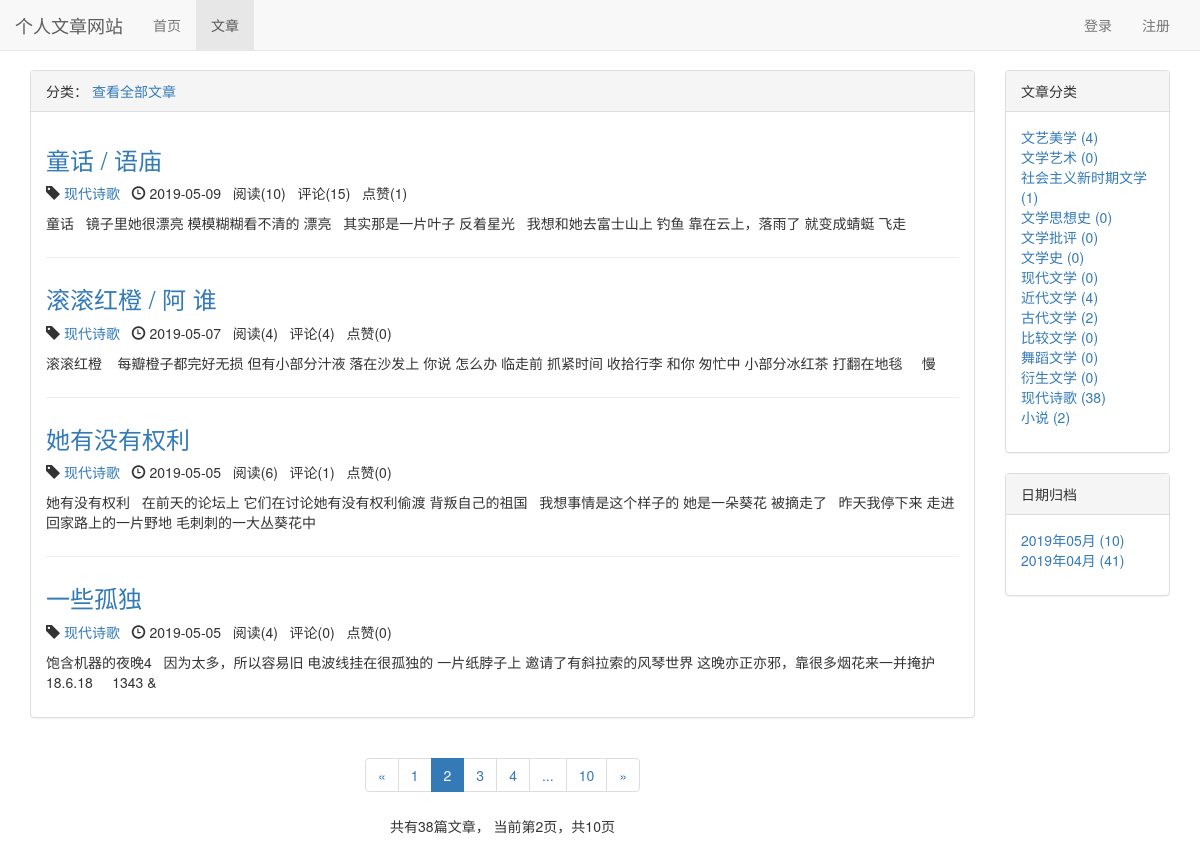
Page /blog/type/17?page=2 on the committed database.
### blog/models.py (models this page shows, shortened)
class Blog(models.Model, ReadNumExpandMethod):
    title = models.CharField('标题',max_length=50)
    blog_type = models.ForeignKey(BlogType, on_delete=models.CASCADE,verbose_name = '文章类型')
    content = RichTextUploadingField()  #文本内容，富文本标签
    author = models.ForeignKey(User, on_delete=models.CASCADE,verbose_name = '作者')
    read_details = GenericRelation(ReadDetail)
    created_time = models.DateTimeField('创建时间',auto_now_add=True)
    last_updated_time = models.DateTimeField('最后更新时间',auto_now=True)
    class Meta:
        ordering = ['-created_time']
        verbose_name = '文章'
        verbose_name_plural = '文章'

class BlogType(models.Model):
    type_name = models.CharField(max_length=15,verbose_name = '文章类型')
    def __str__(self):
        return self.type_name
    class Meta:
        verbose_name = '文章类型'
        verbose_name_plural = '文章类型'

### read_statistics/models.py (models this page shows)
class ReadNum(models.Model):
    read_num = models.IntegerField(default=0,verbose_name = '阅读数')
    content_type = models.ForeignKey(ContentType, on_delete=models.CASCADE)
    object_id = models.PositiveIntegerField()
    content_object = GenericForeignKey('content_type', 'object_id')
    class Meta:
        verbose_name = '阅读次数'
        verbose_name_plural = '阅读次数'

### likes/models.py (models this page shows)
class LikeCount(models.Model):
    content_type = models.ForeignKey(ContentType, on_delete=models.CASCADE)
    object_id = models.PositiveIntegerField()
    content_object = GenericForeignKey('content_type', 'object_id')
    liked_num = models.IntegerField(default=0)#已点赞数量，默认数量为1

### blog/views.py (the view)
# urls.py: path('type/<int:blog_type_pk>', views.blogs_with_type, name = "blogs_with_type"),
def blogs_with_type(request, blog_type_pk):
	blog_type = get_object_or_404(BlogType, pk = blog_type_pk)
	blogs_all_list = Blog.objects.filter(blog_type = blog_type)
	context = get_blog_list_common_date(request,blogs_all_list)
	context['blog_type'] = blog_type
	return render(request, 'blog/blogs_with_type.html', context)

### comment/templatetags/comment_tags.py (called while the page is built)
@register.simple_tag
def get_comment_count(obj):
    content_type = ContentType.objects.get_for_model(obj)
    return Comment.objects.filter(content_type=content_type, object_id=obj.pk).count()#.pk是获取obj的组件值

### likes/templatetags/likes_tags.py (called while the page is built)
@register.simple_tag
def get_like_count(obj):    #获取点赞的数量
    content_type = ContentType.objects.get_for_model(obj)
    like_count, created = LikeCount.objects.get_or_create(content_type=content_type, object_id=obj.pk)  #此数据可能不存在，使用方法get_or_create
    return like_count.liked_num

### read_statistics/models.py (called while the page is built)
      def get_read_num(self):
        try:
            ct = ContentType.objects.get_for_model(self)
            readnum = ReadNum.objects.get(content_type = ct, object_id = self.pk)
            return readnum.read_num
        except exceptions.ObjectDoesNotExist:
            return 0

### user/context_processors.py (called while the page is built)
def login_modal_form(request):
    return {'login_modal_form': LoginForm()}

### blog/templates/blog/blogs_with_type.html (shortened to what this page needs)
{% extends 'blog/blog_list.html' %}
{% block blog_list_title %}
		分类：{{ blog_type_name }}
		<a href="{% url 'blog_list' %}">查看全部文章</a>
{% endblock %}

### blog/templates/blog/blog_list.html (shortened to what this page needs)
{% extends 'base.html' %}
{% block nav_blog_active %}active{% endblock %}
{% load staticfiles %}
{% load comment_tags %}
{% load likes_tags %}
{% block header_extends %}
    <link rel="stylesheet" href="{% static 'blog/blog.css' %}">
{% endblock %}
{% block content %}
    <div class="container">
        <div class="row">
            <div class="col-xs-12 col-sm-8 col-md-9 col-lg-10">
                <div class="panel panel-default">
                    <div class="panel-heading">{% block blog_list_title %}文章列表{% endblock %}</div>
                    <div class="panel-body">
                        {% for blog in blogs %}
                            <div class="blog">
                                <h3><a href="{% url 'blog_detail' blog.pk %}">{{ blog.title }}</a></h3>
                                <p class="blog-info">
                                    <span class="glyphicon glyphicon-tag"></span> <a href="{% url 'blogs_with_type' blog.blog_type.pk %}">{{ blog.blog_type }}</a>&nbsp;&nbsp;
                                    <span class="glyphicon glyphicon-time"></span> {{ blog.created_time|date:"Y-m-d" }}&nbsp;&nbsp;
                                    阅读({{ blog.get_read_num }})&nbsp;&nbsp;
                                    评论({% get_comment_count blog %})&nbsp;&nbsp;
                                    点赞({% get_like_count blog %})
                                </p>
                                <p>{{ blog.content|striptags|truncatechars:150|safe }}</p>
                            </div>
                        {% empty %}
                            <div class="blog">
                                <h3>暂无博客，敬请期待</h3>
                            </div>
                        {% endfor %}
                    </div>
                </div>
                <div class="paginator">
                    <ul class="pagination">
                        <li>
                            {% if page_of_blogs.has_previous %}
                                <a href="?page={{ page_of_blogs.previous_page_number }}" aria-label="Previous">
                                    <span aria-hidden="true">&laquo;</span>
                                </a>
                            {% else %}
                                <span aria-hidden="true">&laquo;</span>
                            {% endif %}
                        </li>
                        {% for page_num in page_range %}
                            {% if page_num == page_of_blogs.number %}
                                <li class="active"><span>{{ page_num }}</span></li>
                            {% else %}
                                {% if page_num == '...' %}
                                    <li><span>{{ page_num }}</span></li>
                                {% else %}
                                    <li><a href="?page={{ page_num }}">{{ page_num }}</a></li>
                                {% endif %}
                            {% endif %}
                        {% endfor %}
                        <li>
                            {% if page_of_blogs.has_next %}
                                <a href="?page={{ page_of_blogs.next_page_number }}" aria-label="Next">
                                    <span aria-hidden="true">&raquo;</span>
                                </a>
                            {% else %}
                                <span aria-hidden="true">&raquo;</span>
                            {% endif %}
                        </li>
                    </ul>
                    <p>
                        共有{{ page_of_blogs.paginator.count }}篇文章，
                        当前第{{ page_of_blogs.number }}页，共{{ page_of_blogs.paginator.num_pages }}页
                    </p>
                </div>
            </div>
            <div class="hidden-xs col-sm-4 col-md-3 col-lg-2">
                <div class="panel panel-default">
                    <div class="panel-heading">文章分类</div>
                    <div class="panel-body">
                        <ul class="blog-types">
                            {% for blog_type in blog_types %}
                                <li>
                                    <a href="{% url 'blogs_with_type' blog_type.pk %}">
                                        {{ blog_type.type_name }} ({{ blog_type.blog_count }})
                                    </a>
                                </li>
                            {% empty %}
                                <li>暂无分类</li>
                            {% endfor %}
                        </ul>
                    </div>
                </div>
                <div class="panel panel-default">
                    <div class="panel-heading">日期归档</div>
                    <div class="panel-body">
                        <ul>
                            {% for blog_date, blog_count in blog_dates.items %}
                                <li>
                                    <a href="{% url 'blogs_with_date' blog_date.year blog_date.month %}">
                                        {{ blog_date|date:"Y年m月" }} ({{ blog_count }})
                                    </a>
                                </li>
                            {% endfor %}
                        </ul>
                    </div>
                </div>
            </div>
        </div>
    </div>
{% endblock %}

### static/base.css (style rules this page uses)
* { margin: 0; padding: 0; }
body { margin-top:70px!important; }
ul { list-style-type: none; }

### blog/static/blog/blog.css (style rules this page uses)
ul.blog-types { list-style-type: none; }
div.blog:not(:last-child) { margin-bottom: 2em; padding-bottom: 1em; border-bottom: 1px solid #eee; }
div.paginator { text-align: center; }

### rows in the picture
Blog: title "童话 / 语庙", blog_type "现代诗歌", created_time "2019-05-09", get_read_num "10", id "15", id.liked_num "1", content "童话 镜子里她很漂亮 模模糊糊看不清的 漂亮 其实那是一片叶子 反着星光 我想和她去富士山上 钓鱼 靠在云上，落雨了 就变成蜻蜓 飞走"
Blog: title "滚滚红橙 / 阿 谁", blog_type "现代诗歌", created_time "2019-05-07", get_read_num "4", id "4", id.liked_num "0", content "滚滚红橙 每瓣橙子都完好无损 但有小部分汁液 落在沙发上 你说 怎么办 临走前 抓紧时间 收拾行李 和你 匆忙中 小部分冰红茶 打翻在地毯 慢"
Blog: title "她有没有权利", blog_type "现代诗歌", created_time "2019-05-05", get_read_num "6", id "1", id.liked_num "0", content "她有没有权利 在前天的论坛上 它们在讨论她有没有权利偷渡 背叛自己的祖国 我想事情是这个样子的 她是一朵葵花 被摘走了 昨天我停下来 走进回家路上的一片野地 毛刺刺的一大丛葵花中"
Blog: title "一些孤独", blog_type "现代诗歌", created_time "2019-05-05", get_read_num "4", id "0", id.liked_num "0", content "饱含机器的夜晚4 因为太多，所以容易旧 电波线挂在很孤独的 一片纸脖子上 邀请了有斜拉索的风琴世界 这晚亦正亦邪，靠很多烟花来一并掩护 18.6.18 1343 &"
BlogType: type_name "文艺美学", blog_count "4"
BlogType: type_name "文学艺术", blog_count "0"
BlogType: type_name "社会主义新时期文学", blog_count "1"
BlogType: type_name "文学思想史", blog_count "0"
BlogType: type_name "文学批评", blog_count "0"
BlogType: type_name "文学史", blog_count "0"
BlogType: type_name "现代文学", blog_count "0"
BlogType: type_name "近代文学", blog_count "4"
BlogType: type_name "古代文学", blog_count "2"
BlogType: type_name "比较文学", blog_count "0"
BlogType: type_name "舞蹈文学", blog_count "0"
BlogType: type_name "衍生文学", blog_count "0"
BlogType: type_name "现代诗歌", blog_count "38"
BlogType: type_name "小说", blog_count "2"

### other values in the picture
{{ page_num }} "1" "3" "4" "10"
{{ page_num }} "2"
{{ page_num }} "..."
{{ page_of_blogs.paginator.count }} "38"
{{ page_of_blogs.number }} "2"
{{ page_of_blogs.paginator.num_pages }} "10"
{{ blog_date|date:"Y年m月" }} "2019年05月" "2019年04月"
{{ blog_count }} "10" "41"
